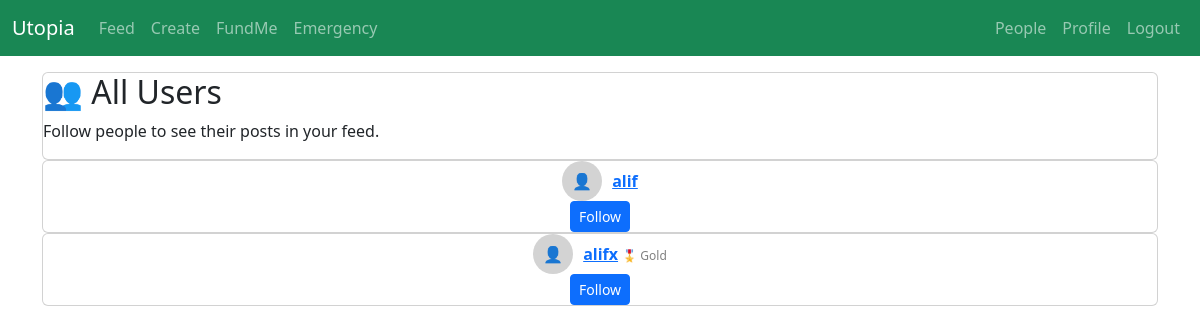
The page /accounts/people/ (signed in) on the database its author committed.
### accounts/models.py (models this page shows, shortened)
class Profile(models.Model):
    user = models.OneToOneField(User, on_delete=models.CASCADE)
    display_name = models.CharField(max_length=150, blank=True)
    bio = models.TextField(blank=True)
    profile_image = models.ImageField(upload_to='profiles/', blank=True, null=True)
    quiz_score = models.IntegerField(null=True, blank=True)    # percent or raw
    badge = models.CharField(max_length=50, choices=[("Bronze","Bronze"),("Silver","Silver"),("Gold","Gold")], default="Bronze")
    created_at = models.DateTimeField(auto_now_add=True)
    updated_at = models.DateTimeField(auto_now=True)

### accounts/views.py (the view)
# urls.py: path('people/', views.people_list, name='people_list'),
@login_required
def people_list(request):
    from .models import Profile
    people = Profile.objects.exclude(user=request.user)
    following_ids = []
    if hasattr(request.user, 'following'):
        following_ids = request.user.following.values_list('id', flat=True)
    return render(request, 'accounts/people_list.html', {
        'people': people,
        'following_ids': following_ids,
    })

### templates/accounts/people_list.html (shortened to what this page needs)
{% extends "base.html" %}
{% block content %}
<div class="card">
  <h2>👥 All Users</h2>
  <p class="muted">Follow people to see their posts in your feed.</p>
</div>
{% for person in people %}
  <div class="card" style="display:flex;justify-content:space-between;align-items:center">
    <div style="display:flex;align-items:center;gap:10px;">
      {% if person.profile_picture %}
        <img src="{{ person.profile_picture.url }}" alt="Profile" style="width:40px;height:40px;border-radius:50%;">
      {% else %}
        <div style="width:40px;height:40px;border-radius:50%;background:lightgray;display:flex;align-items:center;justify-content:center;">👤</div>
      {% endif %}
      <div>
        <strong><a href="{% url 'posts:profile_posts' person.id %}">{{ person.user.username }}</a></strong>
        {% if person.badge %}
          <span style="font-size:12px;color:gray;">🎖️ {{ person.badge|title }}</span>
        {% endif %}
      </div>
    </div>
    <div>
      <form method="post" action="{% url 'posts:toggle_follow' person.id %}">
        {% if person.id in following_ids %}
          <button type="submit" class="btn btn-sm btn-secondary">Unfollow</button>
        {% else %}
          <button type="submit" class="btn btn-sm btn-primary">Follow</button>
        {% endif %}
      </form>
    </div>
  </div>
{% empty %}
  <div class="card">No other users found.</div>
{% endfor %}
{% endblock %}

### rows shown on the page
Profile: user.username "alif", shows "Follow"
Profile: user.username "alifx", badge "Gold", shows "Follow"
